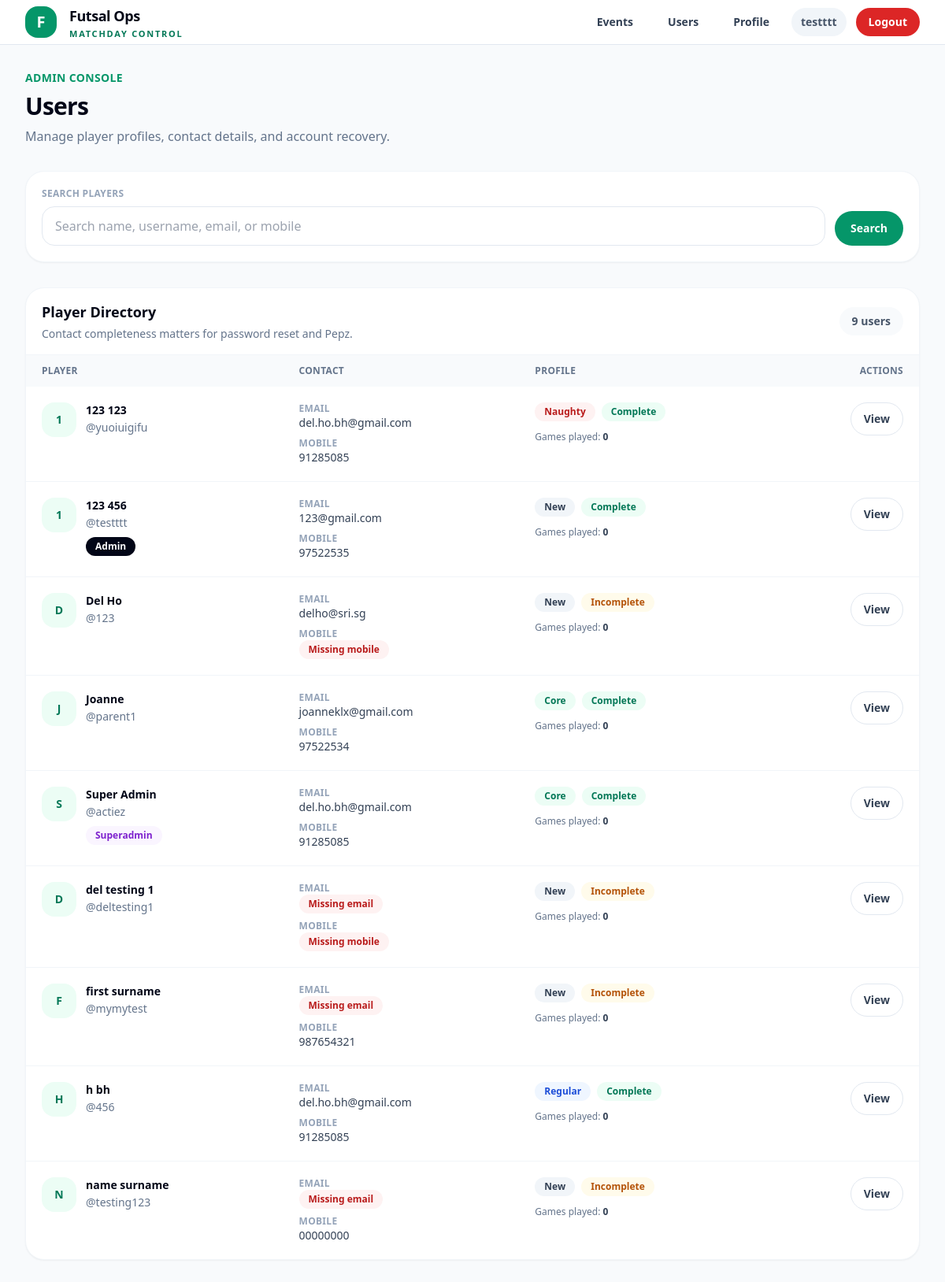
The page /users/ (signed in) on the database its author committed.
### accounts/models.py (models this page shows)
class User(AbstractUser):
    ROLE_USER = "user"
    ROLE_ADMIN = "admin"
    ROLE_SUPERADMIN = "superadmin"
    ROLE_CHOICES = [
        (ROLE_USER, "User"),
        (ROLE_ADMIN, "Admin"),
        (ROLE_SUPERADMIN, "Superadmin"),
    ]
    PLAYER_NEW = "new"
    PLAYER_REGULAR = "regular"
    PLAYER_CORE = "core"
    PLAYER_NAUGHTY = "naughty"
    PLAYER_TYPE_CHOICES = [
        (PLAYER_NEW, "New"),
        (PLAYER_REGULAR, "Regular"),
        (PLAYER_CORE, "Core"),
        (PLAYER_NAUGHTY, "Naughty"),
    ]
    role = models.CharField(max_length=20, choices=ROLE_CHOICES, default=ROLE_USER)
    player_type = models.CharField(max_length=20, choices=PLAYER_TYPE_CHOICES, default=PLAYER_NEW)
    mobile_number = models.CharField(max_length=30, blank=True)
    games_played_count = models.PositiveIntegerField(default=0)
    email_verified = models.BooleanField(default=False)
    admin_notes = models.TextField(blank=True, default="")
    def is_admin_level(self):
        return self.is_authenticated and (
            self.is_superuser or self.role in {self.ROLE_ADMIN, self.ROLE_SUPERADMIN}
        )
    def is_superadmin_level(self):
        return self.is_authenticated and (
            self.is_superuser or self.role == self.ROLE_SUPERADMIN
        )

### accounts/views.py (the view, shortened to what this page needs)
# urls.py: path("users/", views.user_list_view, name="user_list"),
@login_required
def user_list_view(request):
    if not request.user.is_admin_level():
        raise PermissionDenied("You do not have access to this page.")
    search_query = request.GET.get("q", "").strip()
    users = User.objects.all().order_by("first_name", "last_name", "username")
    return render(
        request,
        "accounts/user_list.html",
        {
            "users": users,
            "search_query": search_query,
        },
    )

### templates/accounts/user_list.html (shortened to what this page needs)
{% extends "base.html" %}
{% block content %}
<div class="space-y-8">
    <div class="flex flex-col md:flex-row md:items-end md:justify-between gap-5">
        <div>
            <p class="text-sm font-bold text-emerald-600 uppercase tracking-wide">
                Admin Console
            </p>
            <h1 class="mt-2 text-3xl font-black tracking-tight text-slate-950">
                Users
            </h1>
            <p class="mt-2 text-slate-500">
                Manage player profiles, contact details, and account recovery.
            </p>
        </div>
    </div>
    <div class="bg-white rounded-3xl border border-slate-100 shadow-sm p-5">
        <form method="get" class="flex flex-col md:flex-row gap-3">
            <div class="flex-1">
                <label class="block text-xs font-bold uppercase tracking-wide text-slate-400 mb-2">
                    Search players
                </label>
                <input
                    type="text"
                    name="q"
                    value="{{ search_query }}"
                    placeholder="Search name, username, email, or mobile"
                    class="w-full rounded-2xl border border-slate-200 bg-white px-4 py-3 focus:outline-none focus:ring-2 focus:ring-emerald-500"
                >
            </div>
            <div class="flex gap-2 md:items-end">
                <button type="submit"
                    class="inline-flex items-center justify-center px-5 py-3 rounded-full bg-emerald-600 text-white text-sm font-bold hover:bg-emerald-700">
                    Search
                </button>
            </div>
        </form>
    </div>
    <div class="bg-white rounded-3xl border border-slate-100 shadow-sm overflow-hidden">
        <div class="px-5 py-4 border-b border-slate-100 flex items-center justify-between gap-4">
            <div>
                <h2 class="text-lg font-black text-slate-950">Player Directory</h2>
                <p class="text-sm text-slate-500 mt-1">
                    Contact completeness matters for password reset and Pepz.
                </p>
            </div>
            <div class="hidden sm:inline-flex rounded-full bg-slate-50 px-4 py-2 text-sm font-bold text-slate-600">
                {{ users|length }} users
            </div>
        </div>
        <div class="overflow-x-auto">
            <table class="w-full text-sm">
                <thead class="bg-slate-50 text-slate-500">
                    <tr>
                        <th class="text-left px-5 py-3 font-bold uppercase tracking-wide text-xs">Player</th>
                        <th class="text-left px-5 py-3 font-bold uppercase tracking-wide text-xs">Contact</th>
                        <th class="text-left px-5 py-3 font-bold uppercase tracking-wide text-xs">Profile</th>
                        <th class="text-right px-5 py-3 font-bold uppercase tracking-wide text-xs">Actions</th>
                    </tr>
                </thead>
                <tbody class="divide-y divide-slate-100">
                    {% for profile_user in users %}
                        <tr class="hover:bg-slate-50/70">
                            <td class="px-5 py-5 align-top">
                                <div class="flex items-start gap-3">
                                    <div class="h-11 w-11 rounded-2xl bg-emerald-50 text-emerald-700 flex items-center justify-center font-black">
                                        {{ profile_user.first_name|first|default:profile_user.username|first|upper }}
                                    </div>
                                    <div>
                                        <div class="font-black text-slate-950">
                                            {{ profile_user.get_full_name|default:"Unnamed Player" }}
                                        </div>
                                        <div class="text-sm text-slate-500 mt-0.5">
                                            @{{ profile_user.username }}
                                        </div>
                                        {% if profile_user.is_superuser or profile_user.role == "superadmin" %}
                                            <span class="mt-2 inline-flex items-center rounded-full bg-purple-50 px-3 py-1 text-xs font-bold text-purple-700">
                                                Superadmin
                                            </span>
                                        {% elif profile_user.role == "admin" %}
                                            <span class="mt-2 inline-flex items-center rounded-full bg-slate-950 px-3 py-1 text-xs font-bold text-white">
                                                Admin
                                            </span>
                                        {% endif %}
                                    </div>
                                </div>
                            </td>
                            <td class="px-5 py-5 align-top">
                                <div class="space-y-2">
                                    <div>
                                        <div class="text-xs uppercase tracking-wide text-slate-400 font-bold">Email</div>
                                        {% if profile_user.email %}
                                            <div class="text-slate-700 break-all">{{ profile_user.email }}</div>
                                        {% else %}
                                            <span class="inline-flex items-center rounded-full bg-red-50 px-3 py-1 text-xs font-bold text-red-700">
                                                Missing email
                                            </span>
                                        {% endif %}
                                    </div>
                                    <div>
                                        <div class="text-xs uppercase tracking-wide text-slate-400 font-bold">Mobile</div>
                                        {% if profile_user.mobile_number %}
                                            <div class="text-slate-700">{{ profile_user.mobile_number }}</div>
                                        {% else %}
                                            <span class="inline-flex items-center rounded-full bg-red-50 px-3 py-1 text-xs font-bold text-red-700">
                                                Missing mobile
                                            </span>
                                        {% endif %}
                                    </div>
                                </div>
                            </td>
                            <td class="px-5 py-5 align-top">
                                <div class="flex flex-wrap gap-2">
                                    {% if profile_user.player_type == "core" %}
                                        <span class="inline-flex items-center rounded-full bg-emerald-50 px-3 py-1 text-xs font-bold text-emerald-700">
                                            Core
                                        </span>
                                    {% elif profile_user.player_type == "regular" %}
                                        <span class="inline-flex items-center rounded-full bg-blue-50 px-3 py-1 text-xs font-bold text-blue-700">
                                            Regular
                                        </span>
                                    {% elif profile_user.player_type == "naughty" %}
                                        <span class="inline-flex items-center rounded-full bg-red-50 px-3 py-1 text-xs font-bold text-red-700">
                                            Naughty
                                        </span>
                                    {% else %}
                                        <span class="inline-flex items-center rounded-full bg-slate-100 px-3 py-1 text-xs font-bold text-slate-700">
                                            New
                                        </span>
                                    {% endif %}
                                    {% if profile_user.email and profile_user.mobile_number %}
                                        <span class="inline-flex items-center rounded-full bg-emerald-50 px-3 py-1 text-xs font-bold text-emerald-700">
                                            Complete
                                        </span>
                                    {% else %}
                                        <span class="inline-flex items-center rounded-full bg-amber-50 px-3 py-1 text-xs font-bold text-amber-700">
                                            Incomplete
                                        </span>
                                    {% endif %}
                                </div>
                                <div class="mt-3 text-xs text-slate-500">
                                    Games played: <span class="font-bold text-slate-700">{{ profile_user.games_played_count }}</span>
                                </div>
                            </td>
                            <td class="px-5 py-5 align-top text-right">
                                <div class="flex flex-col sm:flex-row justify-end gap-2">
                                    <a href="{% url 'admin_user_profile' profile_user.id %}"
                                       class="inline-flex items-center justify-center px-4 py-2.5 rounded-full border border-slate-200 bg-white text-slate-700 text-sm font-bold hover:bg-slate-50">
                                        View
                                    </a>
                                </div>
                            </td>
                        </tr>
                    {% endfor %}
                </tbody>
            </table>
        </div>
    </div>
</div>
{% endblock %}

### templates/base.html (shortened to what this page needs)
<!DOCTYPE html>
<html>
<head>
    <script src="https://cdn.tailwindcss.com"></script>
</head>
<body class="min-h-screen bg-slate-50 text-slate-950">
    <header class="sticky top-0 z-40 border-b border-slate-200 bg-white/95 backdrop-blur">
        <div class="max-w-7xl mx-auto px-4 sm:px-6 lg:px-8">
            <div class="h-14 flex items-center justify-between gap-6">
                <a href="/" class="flex items-center gap-4">
    			<div class="h-10 w-10 rounded-2xl bg-emerald-600 text-white flex items-center justify-center text-xl font-black shadow-sm">
        		   F
    			</div>
   			 <div class="leading-tight">
        			<div class="text-lg font-black tracking-tight text-slate-950">
            			   Futsal Ops
        			</div>
        			<div class="text-[11px] uppercase tracking-[0.16em] text-emerald-700 font-bold mt-0.5">
            		 	   Matchday Control
        			</div>
    			</div>
		</a>
                <div class="flex items-center gap-2 sm:gap-3">
                    {% if request.user.is_authenticated %}
                        {% if request.user.is_admin_level %}
                            <a href="{% url 'event_list' %}"
                               class="hidden sm:inline-flex items-center px-4 py-2 rounded-full text-sm font-semibold text-slate-700 hover:bg-emerald-50 hover:text-emerald-700">
                                Events
                            </a>
                            <a href="{% url 'user_list' %}"
                               class="hidden sm:inline-flex items-center px-4 py-2 rounded-full text-sm font-semibold text-slate-700 hover:bg-emerald-50 hover:text-emerald-700">
                                Users
                            </a>
                        {% endif %}
                        <a href="{% url 'profile' %}"
                           class="inline-flex items-center px-4 py-2 rounded-full text-sm font-semibold text-slate-700 hover:bg-emerald-50 hover:text-emerald-700">
                            Profile
                        </a>
                        <div class="hidden md:inline-flex items-center px-3 py-2 rounded-full bg-slate-100 text-sm font-semibold text-slate-600">
                            {{ request.user.username }}
                        </div>
                        <form method="post" action="/logout/">
                            <button type="submit"
                                class="inline-flex items-center px-4 py-2 rounded-full text-sm font-semibold bg-red-600 text-white hover:bg-red-700">
                                Logout
                            </button>
                        </form>
                    {% else %}
                        <a href="/login/"
                           class="inline-flex items-center px-5 py-2.5 rounded-full text-sm font-semibold bg-emerald-600 text-white hover:bg-emerald-700">
                            Login
                        </a>
                    {% endif %}
                </div>
            </div>
        </div>
    </header>
    <main class="max-w-7xl mx-auto px-4 sm:px-6 lg:px-8 py-8">
        {% block content %}{% endblock %}
    </main>
</body>
</html>

### rows shown on the page
User: user.username "testttt", first_name|first "1", get_full_name "123 456", username "testttt", is_superuser "Admin", email "123@gmail.com", mobile_number "97522535", player_type "New", shows "Complete", games_played_count "0"
User: first_name|first "1", get_full_name "123 123", username "yuoiuigifu", email "del.ho.bh@gmail.com", mobile_number "91285085", player_type "Naughty", shows "Complete", games_played_count "0"
User: first_name|first "D", get_full_name "Del Ho", username "123", email "delho@sri.sg", mobile_number "Missing mobile", player_type "New", games_played_count "0"
User: first_name|first "J", get_full_name "Joanne", username "parent1", email "joanneklx@gmail.com", mobile_number "97522534", player_type "Core", shows "Complete", games_played_count "0"
User: first_name|first "S", get_full_name "Super Admin", username "actiez", is_superuser "Superadmin", email "del.ho.bh@gmail.com", mobile_number "91285085", player_type "Core", shows "Complete", games_played_count "0"
User: first_name|first "D", get_full_name "del testing 1", username "deltesting1", email "Missing email", mobile_number "Missing mobile", player_type "New", games_played_count "0"
User: first_name|first "F", get_full_name "first surname", username "mymytest", email "Missing email", mobile_number "987654321", player_type "New", games_played_count "0"
User: first_name|first "H", get_full_name "h bh", username "456", email "del.ho.bh@gmail.com", mobile_number "91285085", player_type "Regular", shows "Complete", games_played_count "0"
User: first_name|first "N", get_full_name "name surname", username "testing123", email "Missing email", mobile_number "00000000", player_type "New", games_played_count "0"

### other values the page prints
{{ users|length }} "9"
